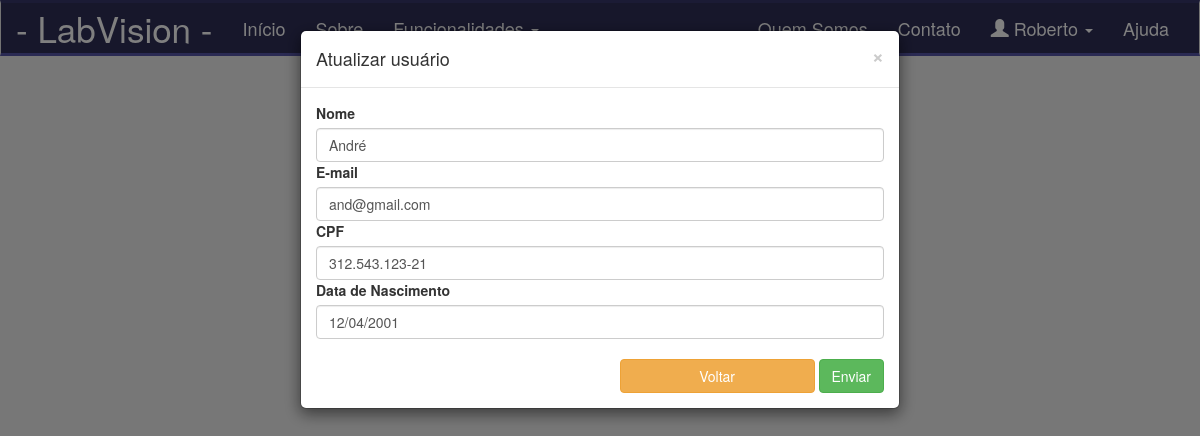
Before: /atualizar-usuario/3 (signed in) with the older database file.
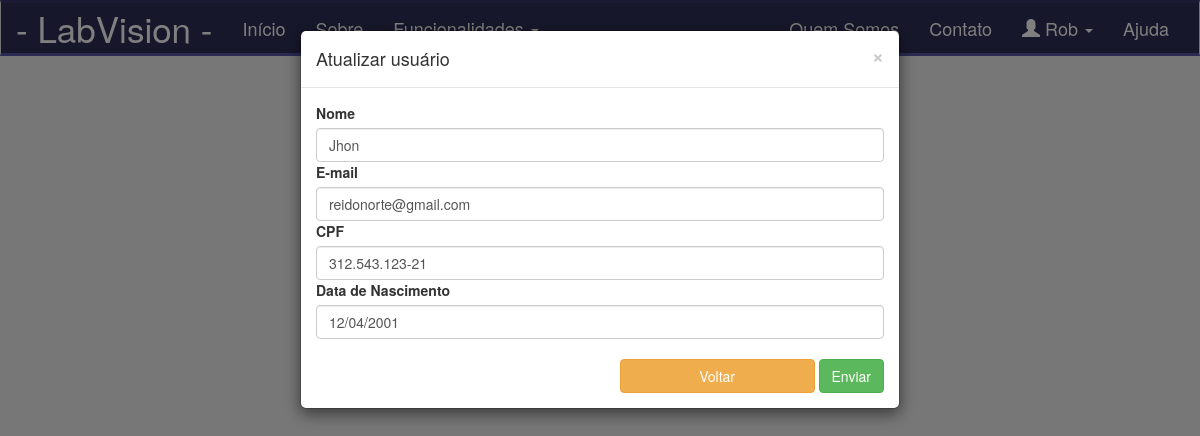
After: the same page with the newer database file.
### app/models/tables.py (models this page shows, shortened)
class Pessoa(db.Model):
    __tablename__ = "pessoas"
    id = db.Column(db.Integer, primary_key=True)
    nome = db.Column(db.String(50))

class Usuario(Pessoa, db.Model):
    __tablename__ = "usuarios"
    id = db.Column(db.Integer, primary_key=True)
    email = db.Column(db.String(50))
    senha = db.Column(db.String(20))
    cpf = db.Column(db.String(20))
    dt_nascimento = db.Column(db.String(20))
    status = db.Column(db.Boolean())
    pessoa = db.Column(db.Integer, db.ForeignKey('pessoas.id'))
    def get_id(self):
        return str(self.id)

### app/controllers/default.py (the view, shortened to what this page needs)
@app.route('/atualizar-usuario/<int:id>', methods=['GET', 'POST'])
@app.route('/atualizar-usuario', methods=['POST'])
def atualizar_usuario(id=None):
    if not current_user.get_id():
        return redirect(url_for('login'))
    if id != None and request.method == "GET":
        usuario = Usuario.query.filter_by(id=id).first()
        form = CadastrarUsuarioForm()
        return render_template('usuario/atualizar-usuario.html', form=form, usuario=usuario)

### app/models/forms.py
class CadastrarUsuarioForm(FlaskForm):
    nome = StringField("email", validators=[DataRequired()])
    email = StringField("email", validators=[DataRequired()])
    senha = PasswordField("senha", validators=[DataRequired()])
    cpf = StringField("email", validators=[DataRequired()])
    dt_nascimento = StringField("email", validators=[DataRequired()])

### app/controllers/default.py (called while the page is built)
@login_manager.user_loader
def load_user(id):
    return Usuario.query.filter_by(id=id).first()

### app/templates/usuario/atualizar-usuario.html (shortened to what this page needs)
{% include 'base/head.html' %}
{% include 'base/nav_bar.html' %}
<div id="modal" class="modal dismiss" role="dialog" data-toggle="modal">
    <div class="modal-dialog">
        <div class="modal-content">
            <div class="modal-header">
                <button type="button" class="close" data-dismiss="modal">&times;</button>
                <h4 class="modal-title">Atualizar usuário</h4>
            </div>
            <div class="modal-body">
                <form action="/atualizar-usuario/{{ usuario.id }}" method="POST">
                    <label>Nome</label>
                    {{ form.nome(class="form-control", value=usuario.nome) }}
                    <label>E-mail</label>
                    {{ form.email(class="form-control", value=usuario.email) }}
                    <label>CPF</label>
                    {{ form.cpf(class="form-control", value=usuario.cpf) }}
                    <label>Data de Nascimento</label>
                    {{ form.dt_nascimento(class="form-control", value=usuario.dt_nascimento) }}
                    <br>
                    <div class="btn-meu-modal">
                        <a href="/listar-usuarios">
                            <input class="btn btn-warning" value="Voltar">
                        </a>
                        <input class="btn btn-success" type="submit" value="Enviar">
                    </div>
                </form>
            </div>
        </div>
    </div>
</div>
{% include 'base/footer.html' %}

### app/templates/base/nav_bar.html (shortened to what this page needs)
<div class="container-nav">
    <nav class="navbar navbar-default">
        <div class="container-fluid">
            <div class="navbar-header">
                <a class="navbar-brand nav-titulo" href="/index">- LabVision -</a>
            </div>
            <div class="collapse navbar-collapse" id="navPrincipal">
                <ul class="nav navbar-nav">
                    <li>
                        <a href="/index">Início</a>
                    </li>
                    <li>
                        <a href="/sobre">Sobre</a>
                    </li>
                    <li class="dropdown">
                        <a class="dropdown-toggle" data-toggle="dropdown" href="#">
                            Funcionalidades
                        </a>
                    </li>
                </ul>
                <ul class="nav navbar-nav navbar-right">
                    <li><a href="">Quem Somos</a></li>
                    <li><a href="">Contato</a></li>
                    <li class="dropdown">
                        <a class="dropdown-toggle" data-toggle="dropdown" href="#">
                            <span class="glyphicon glyphicon-user nav-icone-perfil"></span>
                            <span class="nav-icone-perfil">{{current_user.nome}}</span>
                            <span class="caret"></span>
                        </a>
                    </li>
                    <li><a href="/ajuda">Ajuda</a></li>
                </ul>
            </div>
        </div>
    </nav>
</div>

Changed rows visible on the page:
changed Pessoa: nome "Roberto" → "Rob"
changed Pessoa: nome "André" → "Jhon"
changed Usuario: email "and@gmail.com" → "reidonorte@gmail.com"
